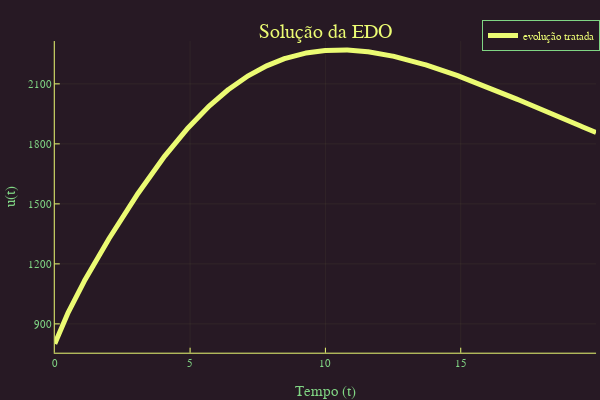

Notebook code cell kept with this figure:
### Markdown cell above
<h3><i> <font color="#000099"><font face="Tribuchet">Efeito da Medicação sobre o tumor </font></font></i></h3>

### Code cell
#EDO simples
#Com medicação com população abaixo do limite
using DifferentialEquations
r = 2
k = 1000
g = 0.3
c0 = 2*log(0.8)
#Equação do modelo
f(n,p,t) = -r*n*log(n/k)-c0*t*exp(-0.1*t)*n
#Condições iniciais
u0 = 800
range = (0.0,20.0)
prob = ODEProblem(f,u0,range)
sol = solve(prob, Tsit5(), reltol=1e-8, abstol=1e-8)
#Plotagem do Modelo
using Plots
plotly()
plot(sol,linewidth=5,title="Solução da EDO",
xaxis="Tempo (t)",yaxis="u(t)",label="evolução tratada")

### Figure 1 — Plotly figure (JSON) as saved in the notebook; plotly's stock layout.template omitted (floating-point values rounded to 4 significant figures; data arrays with more than 128 entries replaced by an {"elided": "..."} marker saying what was removed)
{"data": [{"colorbar": {"title": ""}, "legendgroup": "evolução tratada", "line": {"color": "rgba(235, 251, 115, 1.000)", "dash": "solid", "shape": "linear", "width": 5}, "mode": "lines", "name": "evolução tratada", "showlegend": true, "type": "scatter", "x": {"elided": "1350 float values"}, "xaxis": "x", "y": {"elided": "1350 float values"}, "yaxis": "y", "zmax": null, "zmin": null}], "layout": {"annotations": [{"font": {"color": "rgba(235, 251, 115, 1.000)", "family": "sans-serif", "size": 20}, "rotation": 0, "showarrow": false, "text": "Solução da EDO", "x": 0.5424, "xanchor": "center", "xref": "paper", "y": 1, "yanchor": "top", "yref": "paper"}], "height": 400, "legend": {"bgcolor": "rgba(39, 25, 36, 1.000)", "bordercolor": "rgba(128, 213, 132, 1.000)", "borderwidth": 1, "font": {"color": "rgba(235, 251, 115, 1.000)", "family": "sans-serif", "size": 11}, "title": {"font": {"color": "rgba(235, 251, 115, 1.000)", "family": "sans-serif", "size": 15}, "text": ""}, "tracegroupgap": 0, "traceorder": "normal", "x": 1, "xanchor": "auto", "y": 1, "yanchor": "auto"}, "margin": {"b": 20, "l": 0, "r": 0, "t": 20}, "paper_bgcolor": "rgba(39, 25, 36, 1.000)", "plot_bgcolor": "rgba(39, 25, 36, 1.000)", "showlegend": true, "width": 600, "xaxis": {"anchor": "y", "domain": [0.09128, 0.9934], "gridcolor": "rgba(235, 251, 115, 0.100)", "gridwidth": 0.5, "linecolor": "rgba(235, 251, 115, 1.000)", "mirror": false, "range": [0, 20], "showgrid": true, "showline": true, "showticklabels": true, "tickangle": 0, "tickcolor": "rgb(235, 251, 115)", "tickfont": {"color": "rgba(128, 213, 132, 1.000)", "family": "sans-serif", "size": 11}, "tickmode": "array", "ticks": "inside", "ticktext": ["0", "5", "10", "15", "20"], "tickvals": [0, 5, 10, 15, 20], "title": "Tempo (t)", "titlefont": {"color": "rgba(128, 213, 132, 1.000)", "family": "sans-serif", "size": 15}, "type": "-", "visible": true, "zeroline": false, "zerolinecolor": "rgba(235, 251, 115, 1.000)"}, "yaxis": {"anchor": "x", "domain": [0.07581, 0.9415], "gridcolor": "rgba(235, 251, 115, 0.100)", "gridwidth": 0.5, "linecolor": "rgba(235, 251, 115, 1.000)", "mirror": false, "range": [755.9, 2314.0], "showgrid": true, "showline": true, "showticklabels": true, "tickangle": 0, "tickcolor": "rgb(235, 251, 115)", "tickfont": {"color": "rgba(128, 213, 132, 1.000)", "family": "sans-serif", "size": 11}, "tickmode": "array", "ticks": "inside", "ticktext": ["900", "1200", "1500", "1800", "2100"], "tickvals": [900, 1200, 1500, 1800, 2100], "title": "u(t)", "titlefont": {"color": "rgba(128, 213, 132, 1.000)", "family": "sans-serif", "size": 15}, "type": "-", "visible": true, "zeroline": false, "zerolinecolor": "rgba(235, 251, 115, 1.000)"}}}
